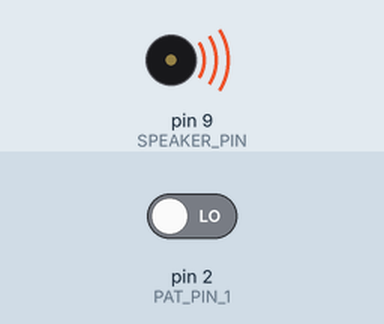
This sketch was run on a simulated Arduino Uno, built with avr-gcc and run on an emulated ATmega328P. On the bench: buzzer (waves = sounding). Inputs (shaded band) come from the test bench; at power-on: pin 2 (PAT_PIN_1) LOW. What the sketch prints to the serial monitor is not drawn.

Above: at 0.3 s.
At 1.2 s:
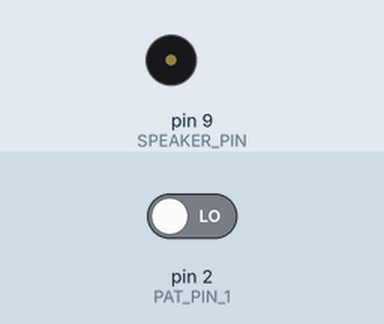
Timing chart, 0 to 2.7 s (numbered marks = the images above):
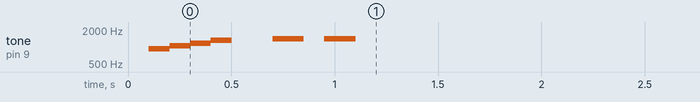

The sketch:

PatTest.ino
```cpp
#include "./Lib/ToneGeneration.h"
#include "./Lib/ToneGeneration.c"
#include "./Lib/PatRead.h"
#include "./Lib/PatRead.c"

#define SPEAKER_PIN 9
#define PAT_PIN_1 2
#define PAT_PIN_2 3
#define HAPPY_LENGTH 9
#define L2 2

unsigned int happy[HAPPY_LENGTH][2]={
  {100, 45+15},
  {100, 47+15},
  {100, 49+15},
  {100, 51+15},
  {100, 53+15},
  {200, 0},
  {150, 54+15},
  {100, 0},
  {150, 54+15},
  };

unsigned int twoTone[L2][2]={
  {2, 47},
  {2, 47+8}
  };

unsigned long int curTime;
boolean stopMusic = true;

void setup() {
  // put your setup code here, to run once:
  Serial.begin(115200);
  Serial.println("start\n");
  curTime = millis();

  for(int i = 0; i < HAPPY_LENGTH; i++){
      happy[i][1] = getPianoFreq(happy[i][1]);
    }
}

void loop() {
  boolean startPat = false;
  curTime = millis();

  // put your main code here, to run repeatedly
  if(wasPat(PAT_PIN_1, PAT_PIN_2)){
      Serial.println("Pat receieved.");
      stopMusic = false;
      startPat = true;
    }
  int index = makeTone(SPEAKER_PIN, happy, HAPPY_LENGTH, curTime, stopMusic);
  if(index == 0 && !startPat){
      stopMusic = true;
    }
}
```

Measured:
- by itself, tone on pin 9 (SPEAKER_PIN): plays 932 Hz for 0.10 s, 1046 Hz for 0.10 s, 1174 Hz for 0.10 s, 1318 Hz for 0.10 s, 1396 Hz for 0.15 s, 1396 Hz for 0.15 s
